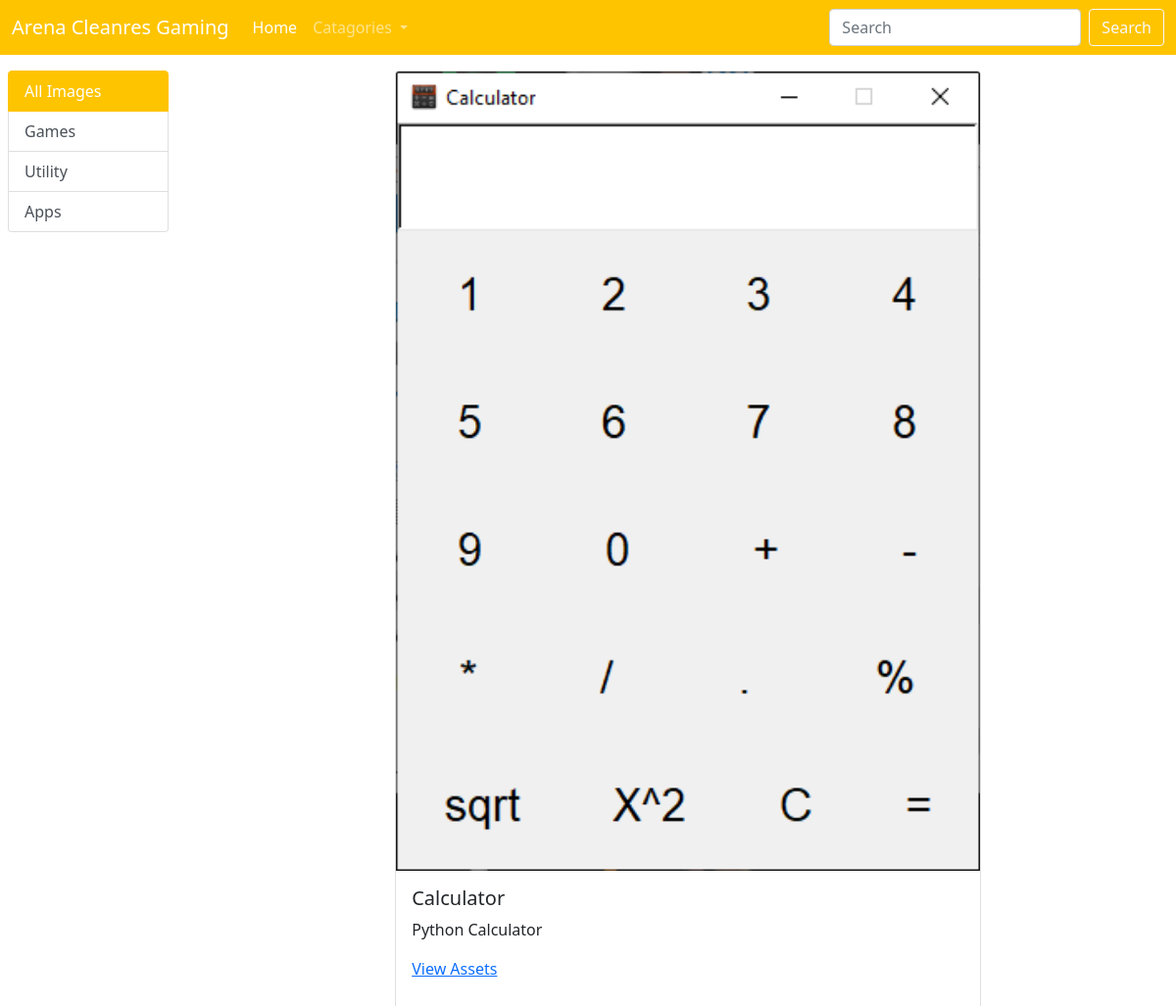
Page /catagory/2 on the committed database.
### Game/models.py (models this page shows, shortened)
class Catagory(models.Model):
    title = models.CharField(max_length=100)
    description = models.TextField()

class Images(models.Model):
    title = models.CharField(max_length=200)
    description = models.TextField()
    image = models.ImageField(upload_to = 'images')
    url = models.URLField(max_length=200,default="http://www.google.com")
    added_date = models.DateTimeField()
    catagory=models.ForeignKey(Catagory,on_delete=models.CASCADE)

### Game/views.py (the view)
# urls.py: path('catagory/<int:cid>', views.catagory, name='catagory'),
def catagory(request,cid):
    catagories = Catagory.objects.all()
    C=Catagory.objects.get(pk=cid)
    images = Images.objects.filter(catagory=C)
    context={
        'images':images,
        'catagories':catagories
    }
    return render(request,'index.html',context)

### templates/index.html
 {%include 'base.html' %}
<div class="row mt-3 ml-3">
    <div class="col-md-2">
        <div class="list-group ml-3 px-2">
            <a href="/" class="list-group-item list-group-item-action active">
              All Images
            </a>
            {% for item in catagories %}
            <a href="/catagory/{{item.pk}}" class="list-group-item list-group-item-action">{{item.title}}</a>
            {% endfor %}
          </div>
    </div>
    <div class="col-md-10">
            <div class="col-md-12">
                <div class="card-columns">
                    {% for item in images %}
                    <div class="card">
                        <img class="card-img-top" src="/media/{{item.image}}" alt="Card image cap">
                        <div class="card-body">
                          <h5 class="card-title">{{item.title}}</h5>
                          <p class="card-text">{{item.description}}</p>
                          <p><a href="{{item.url}}">View Assets</a></p>
                        </div>
                      </div>
                    {% endfor %}
                </div>
            </div>
    </div>
</div>

### templates/base.html (style rules this page uses)
.list-group-item.active { background: #ffc400!important; border-color: #ffc400!important; }
.card { margin: auto; width: 60%; }

### rows in the picture
Catagory: title "Games"
Catagory: title "Utility"
Catagory: title "Apps"
Images: image (picture), title "Calculator", description "Python Calculator"
